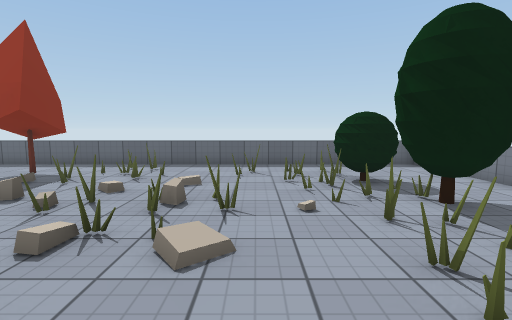
View 1 (above)

16 first-person views from a walk through a 3-D level made in the Unity game engine. The camera is 1.4 m above the floor, tilts 6° down and sees 85° across. The floor is counted in squares, 1 m on a side. Each view is taken from the middle of a square. On the plan, view 1 faces up. The plan holds only what a view shows up to about 14 squares ahead; the rest is blank. The player character is not drawn. Some surface patterns are stand-ins.

View 2
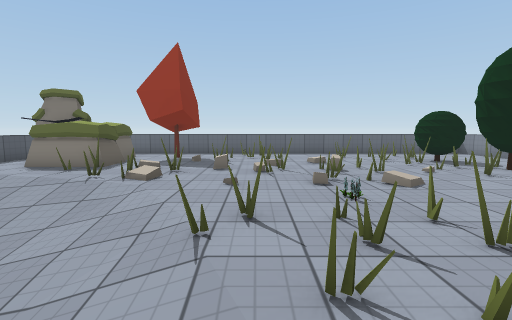

View 3
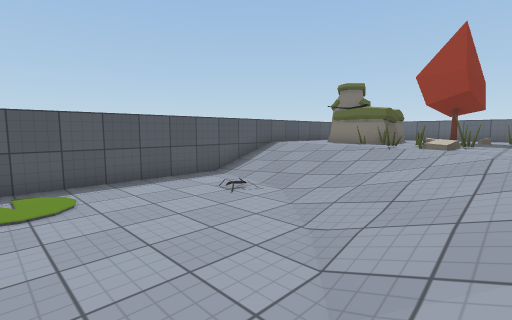

View 4
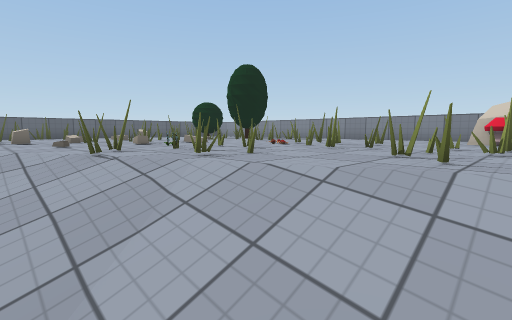

View 5
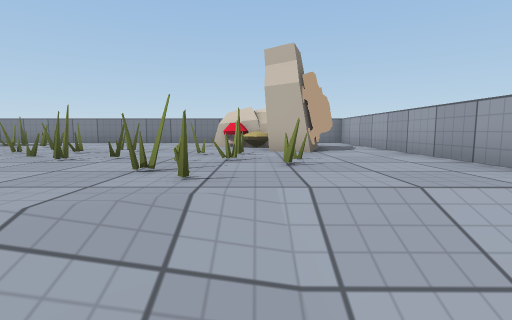

View 6
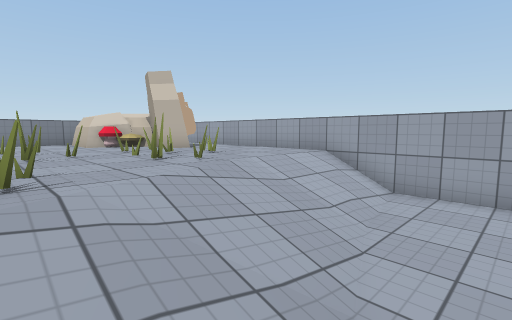

View 7
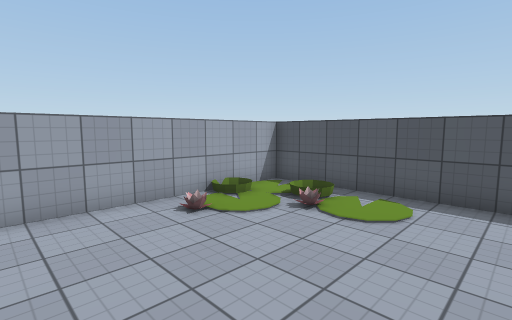

View 8
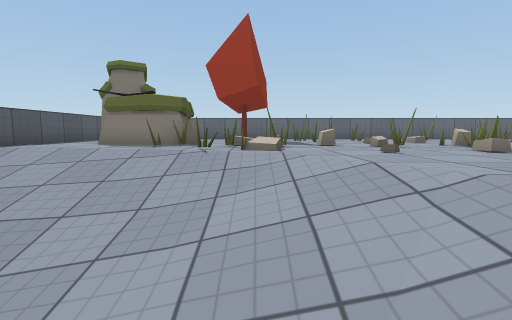

View 9
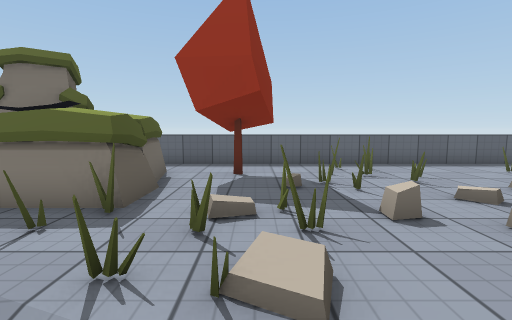

View 10
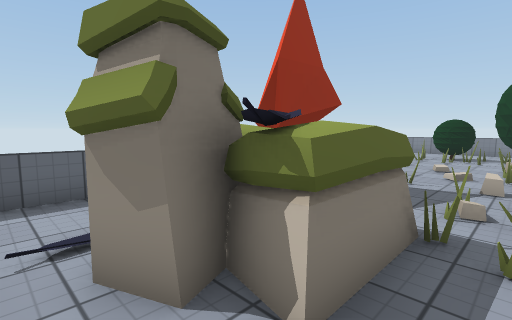

View 11
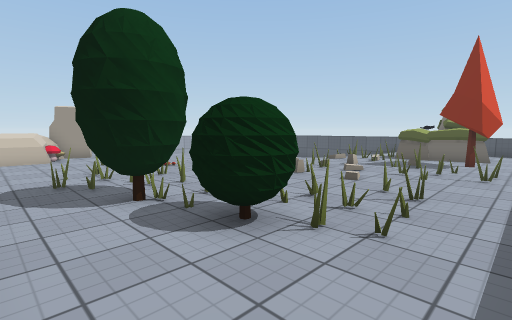

View 12
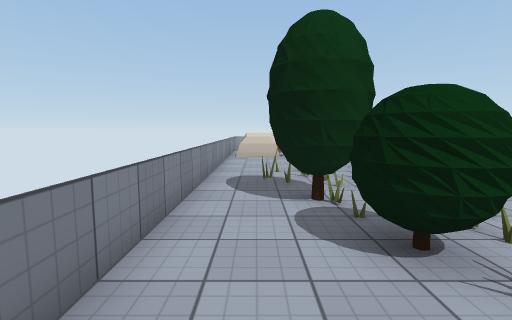

View 13
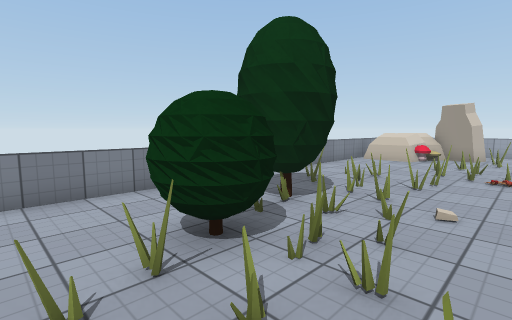

View 14
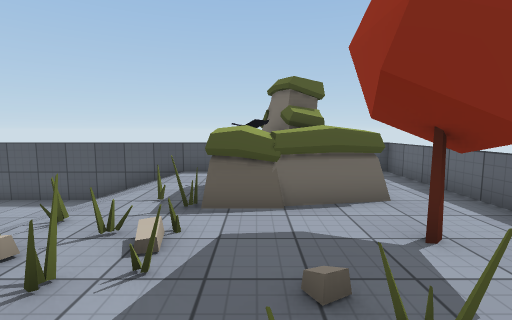

View 15
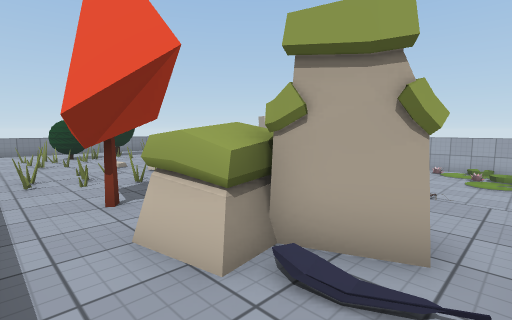

View 16
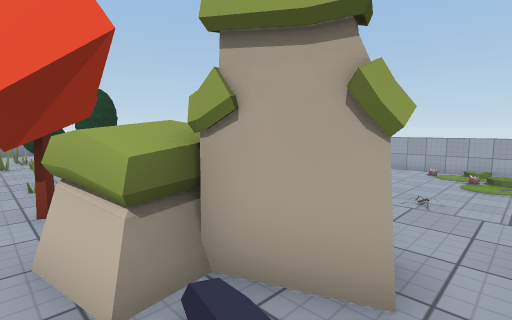

### Floor plan
Key: @ floor where view 1 was taken; # wall or solid block; . main floor; : floor 0.25 m higher than the main floor; - floor 1 m lower than the main floor; / step, stairs or slope; T tree; F flower; R rock; M mushroom; O other object.
Columns run from 14 left of view 1 to 7 right of it. Each row starts with its distance up from view 1.
 12 ######################
 11 #....................#
 10 #.....TT..O..........#
  9 #..RR.TT......O..T...#
  8 #.RRRR..........TTT..#
  7 #.RRRR..........TT...#
  6 #..RRR...........TT..#
  5 #.........:O.....TTT.#
  4 #////../.........OT..#
  3 #///////.....:..O....#
  2 #////////...F........#
  1 #--//////............#
  0 #--O--////....@OO....#
 -1 #------///.O.........#
 -2 #------////...#......#
 -3 #-------///..........#
 -4 #--------///......MRR#
 -5 #--------///...OR.MRR
 -6 #--------///....RRRR
 -7 #---------//....OOR.
 -8 #---------//.........#
 -9 ######################

Positions as (right, up) in squares from view 1, and headings:
1: (0, 0), facing up
2: (-4, -3), facing up
3: (-5, -5), facing up-left
4: (-6, -5), facing up-right
5: (-5, -5), facing right
6: (-7, -1), facing down-right
7: (-6, -2), facing down-left
8: (-7, -2), facing up
9: (-7, 2), facing up
10: (-13, 5), facing up-right
11: (6, 11), facing down-left
12: (5, 11), facing down
13: (0, 10), facing down-right
14: (-4, 7), facing left
15: (-13, 11), facing down-right
16: (-13, 10), facing down-right
